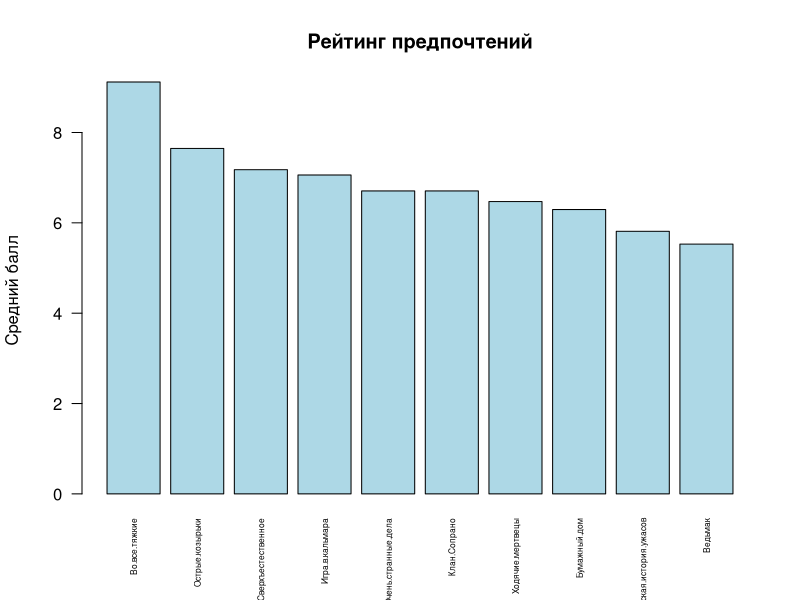

Here is the R script that generated this plot:
data <- read.csv("result.csv", header = TRUE, sep = ",")

str(data)

df <- data[,-1]  
print(df)

#max, min, mean
stats <- data.frame(
  Max = sapply(df[,-1], max),
  Min = sapply(df[,-1], min),
  Mean = sapply(df[,-1], mean)
)

print(stats)

#оценки выше 7 и меньше 3
high <- colSums(df[,-1] > 7)  
low <- colSums(df[,-1] < 3)  

preference <- data.frame(Выше_7 = high, Ниже_3 = low)

print(preference)

#сортировка по убыванию
rating <- sort(colMeans(df[,-1], na.rm = TRUE), decreasing = TRUE)

print(rating)


#столбчатая диаграмма оценок
categories <- names(rating) 
scores <- as.numeric(rating)  

barplot(scores, names.arg = categories, las = 2, col = "lightblue",main = "Рейтинг предпочтений", xlab = "", ylab = "Средний балл", cex.names = 0.5)




